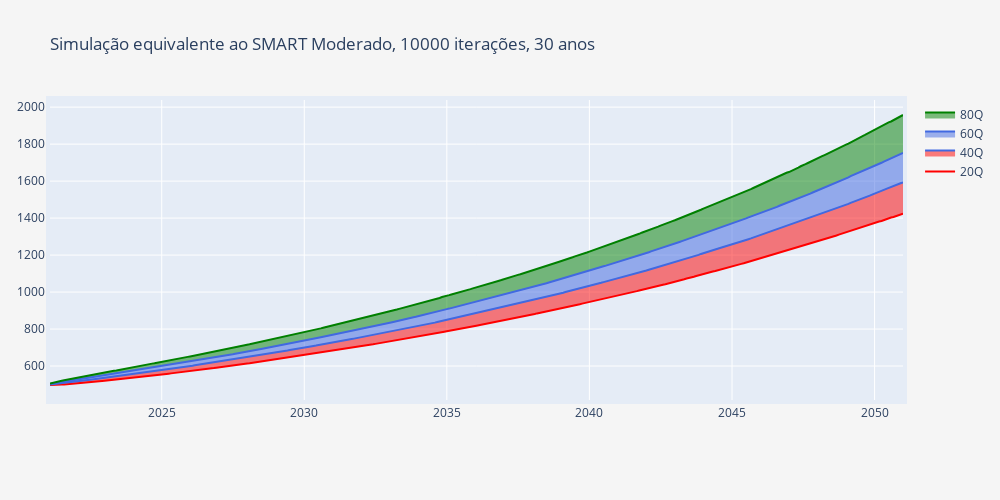

Notebook source saved alongside this figure:
### Code cell
fig = go.Figure()
fig.add_trace(go.Scatter(y=quantiles['20Q'], x=quantiles.index,
    fill=None,
    mode='lines',
    line_color='red',
    name="20Q"
    ))
fig.add_trace(go.Scatter(y=quantiles['40Q'], x=quantiles.index,
    fill='tonexty',
    mode='lines',
    line_color='royalblue',
    fillcolor='rgba(255, 0, 0, 0.5)',
    name="40Q"
    ))
fig.add_trace(go.Scatter(y=quantiles['60Q'], x=quantiles.index,
    fill='tonexty',
    mode='lines',
    line_color='royalblue',
    name="60Q"
    ))
fig.add_trace(go.Scatter(y=quantiles['80Q'], x=quantiles.index,
    fill='tonexty',
    mode='lines',
    line_color='green',
    name="80Q"
    ))
fig.update_layout(
    title='Simulação equivalente ao SMART Moderado, 10000 iterações, 30 anos',
    autosize=False,
    width=1000,
    height=500,
    margin=dict(
        l=50,
        r=50,
        b=100,
        t=100,
        pad=4
    ),
    paper_bgcolor="whitesmoke",
)

fig.show()

### Figure 1 — Plotly figure (JSON) as saved in the notebook; plotly's stock layout.template omitted (floating-point values rounded to 4 significant figures; data arrays with more than 128 entries replaced by an {"elided": "..."} marker saying what was removed)
{"data": [{"line": {"color": "red"}, "mode": "lines", "name": "20Q", "type": "scatter", "x": {"elided": "360 str values"}, "y": {"elided": "360 float values"}}, {"fill": "tonexty", "fillcolor": "rgba(255, 0, 0, 0.5)", "line": {"color": "royalblue"}, "mode": "lines", "name": "40Q", "type": "scatter", "x": {"elided": "360 str values"}, "y": {"elided": "360 float values"}}, {"fill": "tonexty", "line": {"color": "royalblue"}, "mode": "lines", "name": "60Q", "type": "scatter", "x": {"elided": "360 str values"}, "y": {"elided": "360 float values"}}, {"fill": "tonexty", "line": {"color": "green"}, "mode": "lines", "name": "80Q", "type": "scatter", "x": {"elided": "360 str values"}, "y": {"elided": "360 float values"}}], "layout": {"autosize": false, "height": 500, "hovermode": "x", "margin": {"b": 100, "l": 50, "pad": 4, "r": 50, "t": 100}, "paper_bgcolor": "whitesmoke", "title": {"text": "Simulação equivalente ao SMART Moderado, 10000 iterações, 30 anos"}, "width": 1000, "xaxis": {"autorange": true, "range": ["2021-01-31", "2050-12-31"], "type": "date"}, "yaxis": {"autorange": true, "range": [416.3, 2039.0], "type": "linear"}}}
